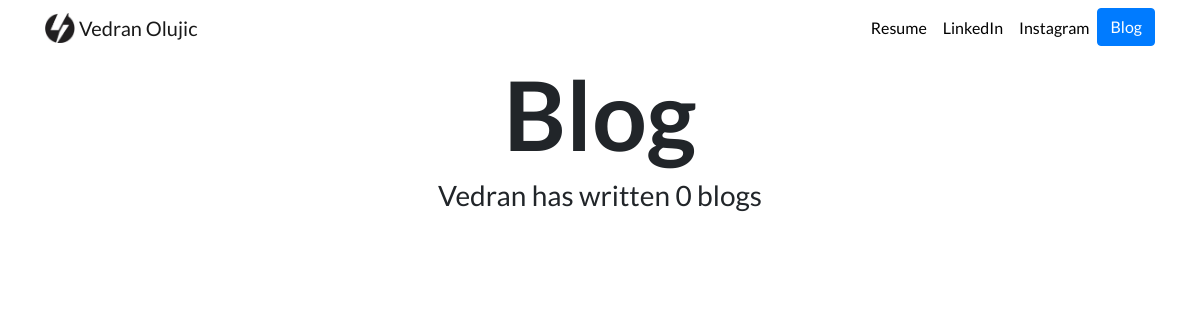
/blog/, run on an earlier commit of the app's database.
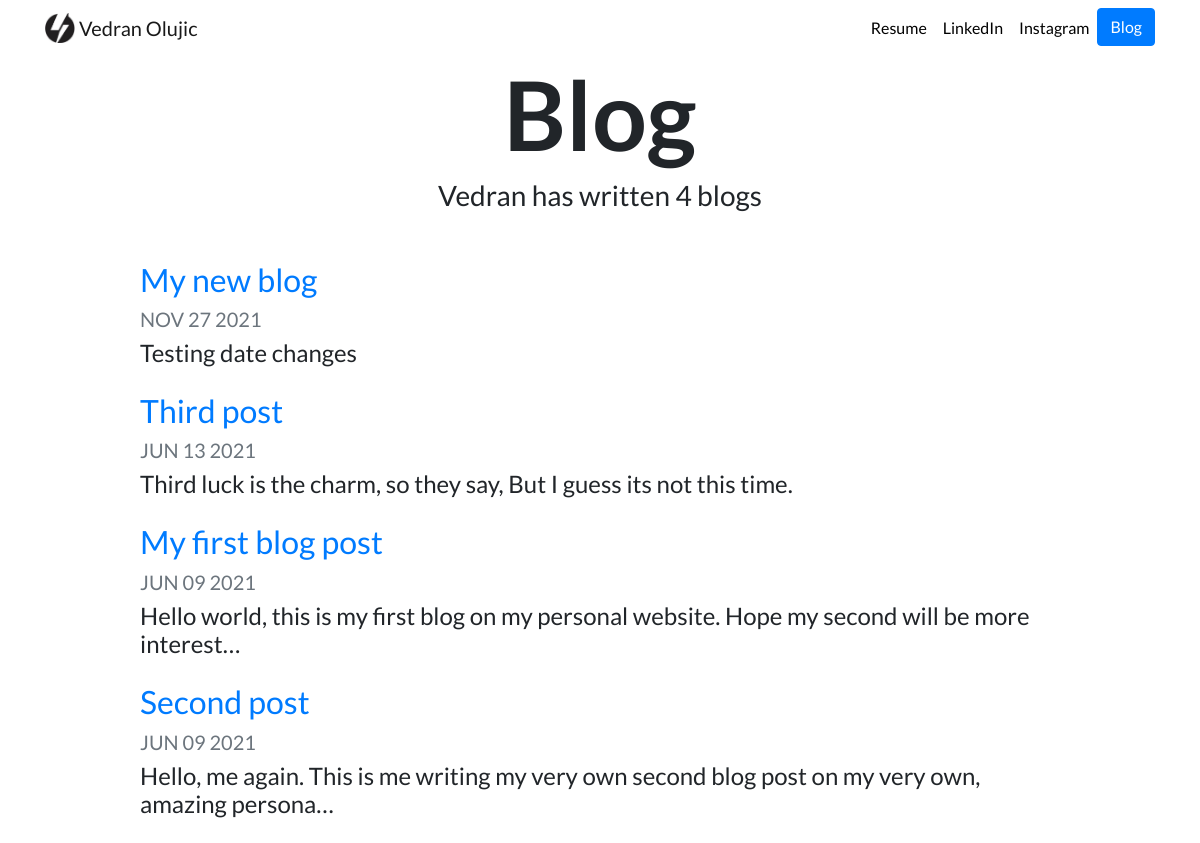
And on a later commit of the database.
### blog/models.py (models this page shows, shortened)
class Blog (models.Model):
    title = models.CharField(max_length = 200)
    description = models.TextField()
    date = models.DateField()

### blog/views.py (the view)
# urls.py: path('', views.all_blogs, name='all_blogs'),
def all_blogs (request):
    blogs = Blog.objects.order_by('-date')
    return render(request, 'blog/all_blogs.html', {'blogs': blogs})

### blog/templates/blog/all_blogs.html
{% extends "portfolio/base.html" %}
{% load static %}
{% block content %}
<h1 id="blogtitle" class="font-weight-bold text-center">Blog</h1>
<h3 class="text-center mb-5">Vedran has written {{ blogs.count }} blog{{ blogs.count|pluralize }}</h3>
{% for blog in blogs %}
<div class="row justify-content-center my-3">
  <div class="col-md-10">
    <a href="{% url 'blog:detail' blog.id %}">
      <h2>{{ blog.title }}</h2>
    </a>
    <h5 class="text-muted">{{ blog.date|date:'M d Y'|upper }}</h5>
    <h4>{{ blog.description|striptags|truncatechars:100 }}</h4>
  </div>
</div>
{% endfor %}
{% endblock %}

What changed in the data, as far as the page shows it:
added Blog: title "My new blog", date "NOV 27 2021", description "Testing date changes"
added Blog: title "Third post", date "JUN 13 2021", description "Third luck is the charm, so they say, But I guess its not this time."
added Blog: title "My first blog post", date "JUN 09 2021", description "Hello world, this is my first blog on my personal website. Hope my second will be more interest…"
added Blog: title "Second post", date "JUN 09 2021", description "Hello, me again. This is me writing my very own second blog post on my very own, amazing persona…"
Also different on the page:
{{ blogs.count }}: "0" → "4"
